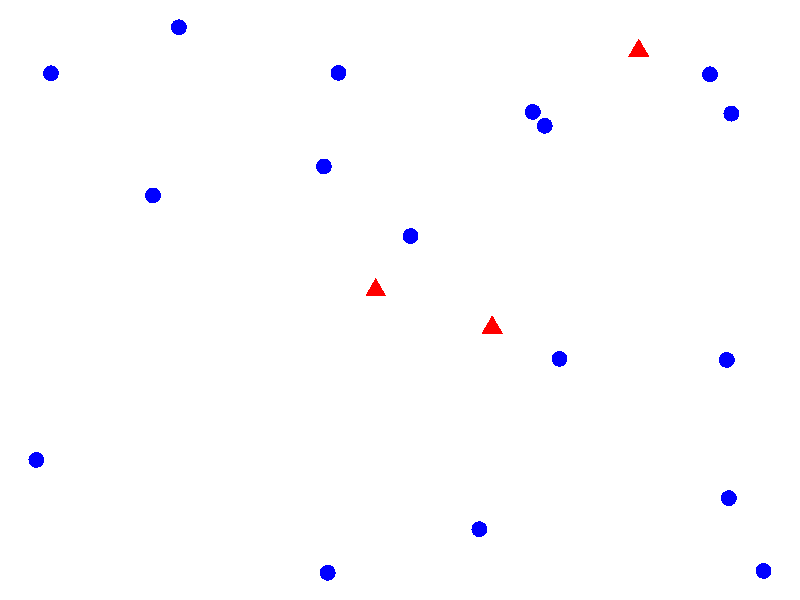
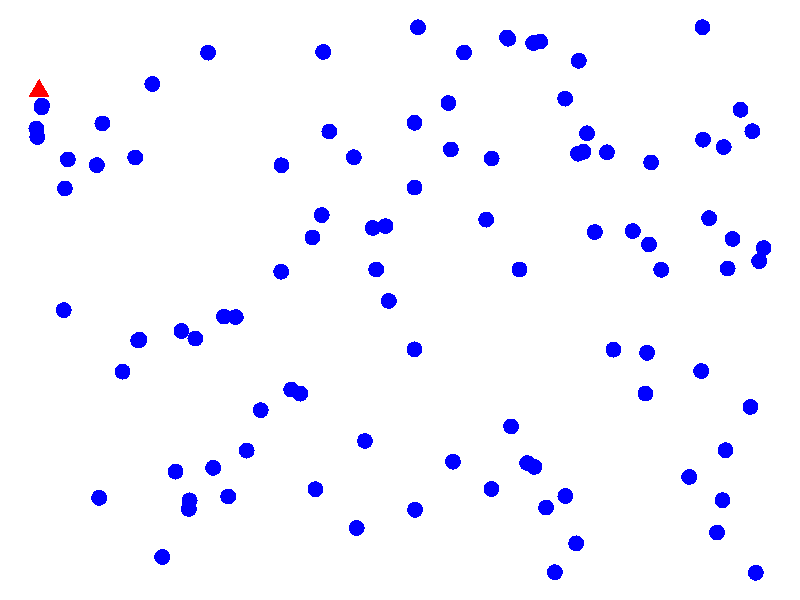
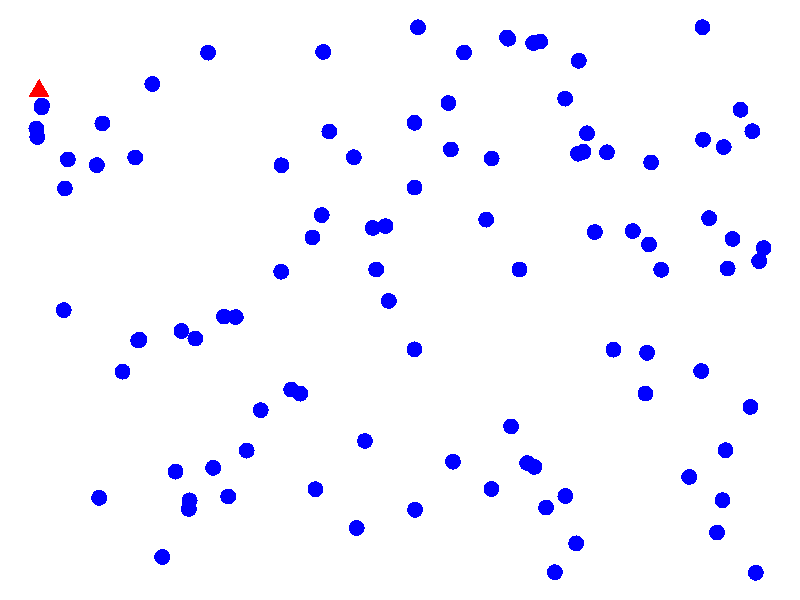
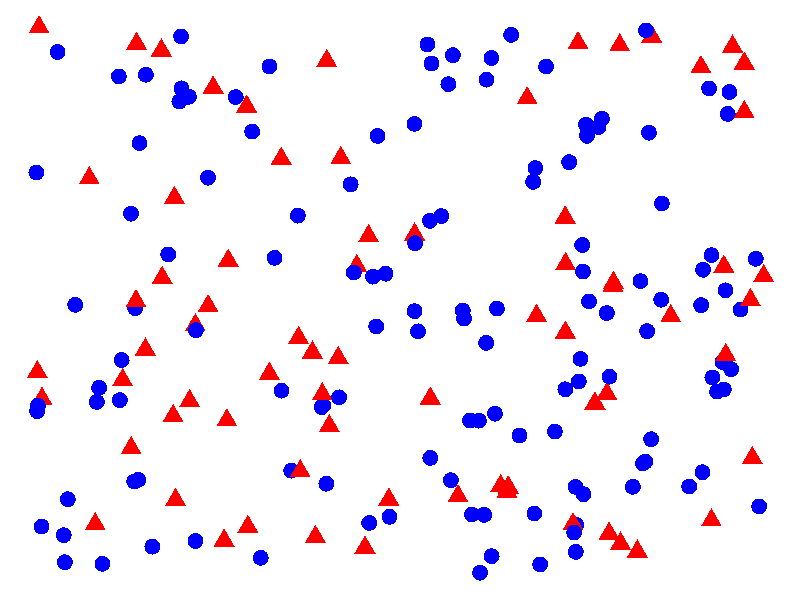
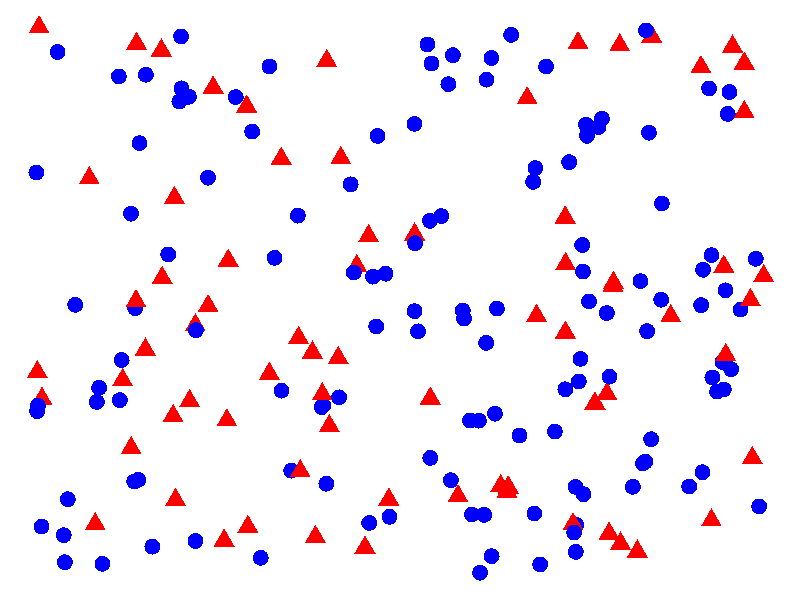
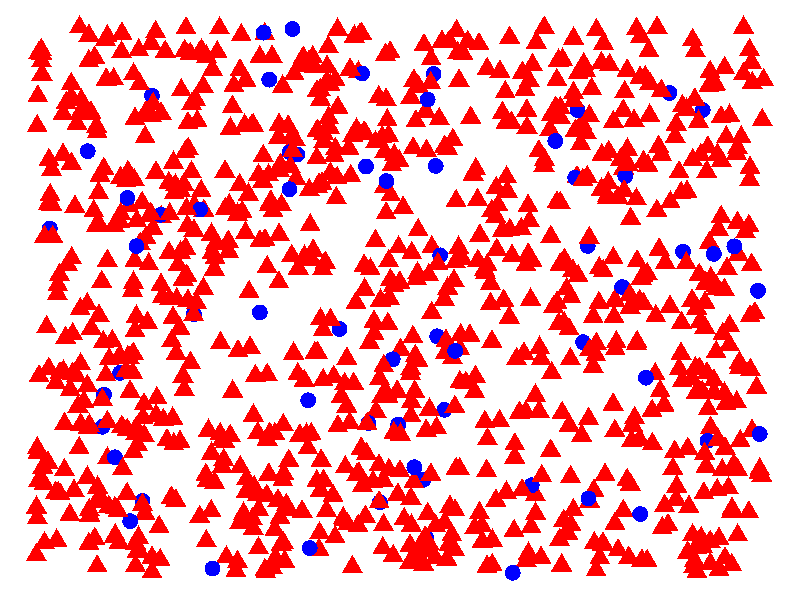
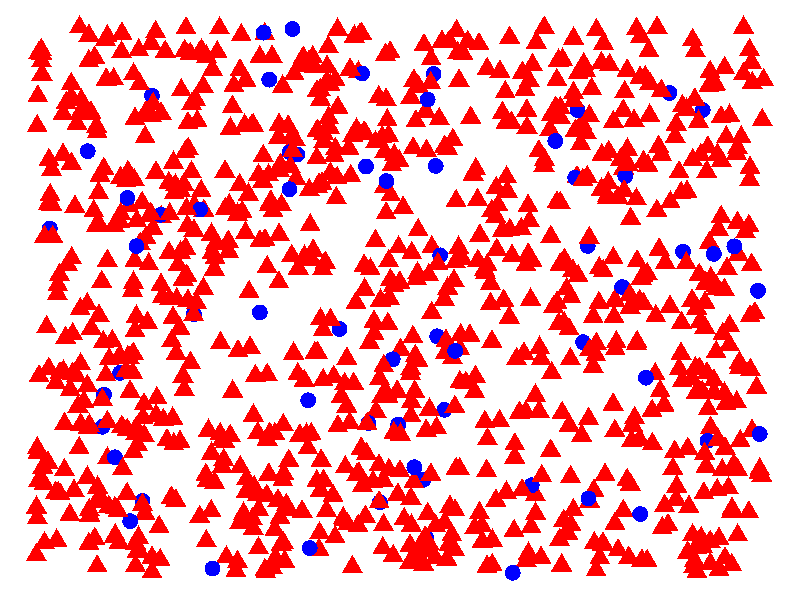
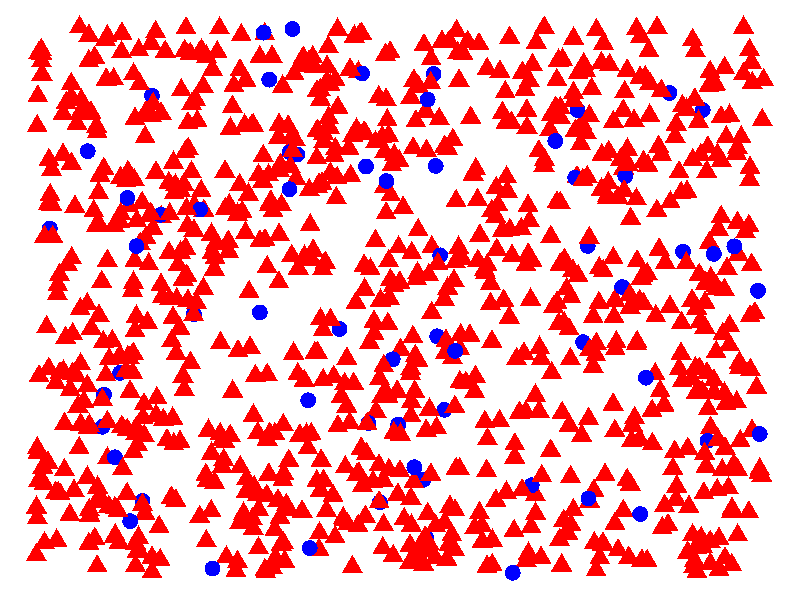

The R script that drew these images, in order:
## ---- chunk 1
library('ggplot2')
library('knitr')
opts_chunk$set(echo = FALSE, warning = FALSE)
## ---- chunk 2

simulate.points = function(n, p, seed = 42){
  set.seed(seed)
  data.frame(
    x = runif(n),
    y = runif(n),
    color = factor(sample(c(0,1), size = n, replace=TRUE, prob = c(1-p, p))))
}
plot.points = function(points, size = 5, random.size = FALSE){
  
  if(random.size){
    size = rpois(nrow(points), 7)
  } 
  points$size = size

  p = ggplot(points) + 
    geom_point(aes(x=x, y=y, color = color, shape= color, size = size)) + 
    theme_void() + 
    scale_color_manual(guide = 'none', values = c('blue', 'red')) + 
    scale_shape_discrete(guide = 'none') + 
    scale_size_identity(guide='none')
  return(p)
}
# simulate 
points = simulate.points(20, 0.1)
## ---- chunk 3
# simulate 
plot.points(points)
## ---- chunk 4
points = simulate.points(100, 0.01) 
plot.points(points)
## ---- chunk 5
plot.points(points)
## ---- chunk 6
points = simulate.points(200, 0.42)
plot.points(points)
## ---- chunk 7
plot.points(points)
## ---- chunk 8
points = simulate.points(1000, 0.94)
plot.points(points)
## ---- chunk 9
plot.points(points)
## ---- chunk 10
points = simulate.points(1000, 0.94)
plot.points(points)
## ---- chunk 11
plot.points(points)
## ---- chunk 12
points = simulate.points(50, 0.1)
p = plot.points(points,random.size = TRUE)
p
## ---- chunk 13
p
## ---- chunk 14
supp = seq(1,7, length.out = 100)

ex = (seq(1, 7, length.out = 100)^1.25*sin(seq(1, 7, length.out = 100)*1.5) -
  (seq(1,7,length.out = 100)-1)^1.05*2) * .1 + 3

plot(supp, ex, xaxt = "n", yaxt = "n", xlab = "Zeit", ylab = "Tonhöhe",
    bty = "l", mgp=c(1,1,0), type = "l", lwd = 2, xlim = c(1,7), ylim = c(0,3.5))

## ---- chunk 15
plot(c(1,10),c(-25,2), col = "white", xaxt = "n", yaxt = "n", xlab = "Zeit", ylab = "Tonhöhe",
    bty = "l", mgp=c(1,1,0))
## ---- chunk 16
supp = seq(-4, 4, length.out = 100)
st.norm.dens = dnorm(supp)
plot(supp,st.norm.dens, col = "black", xaxt = "n", yaxt = "n", xlab = "Zeit", ylab = "Tonhöhe",
    bty = "l", mgp=c(1,1,0), lwd = 2, type = "l")
## ---- chunk 17
plot(c(1,10),c(-25,2), col = "white", xaxt = "n", yaxt = "n", xlab = "Zeit", ylab = "Tonhöhe",
    bty = "l", mgp=c(1,1,0))
## ---- chunk 18
supp = seq(0, 8, length.out = 100)
gamma.dens = dgamma(supp, 2, 1)
plot(supp,gamma.dens, col = "black", xaxt = "n", yaxt = "n", xlab = "Zeit", ylab = "Tonhöhe",
    bty = "l", mgp=c(1,1,0), lwd = 2, type = "l")
## ---- chunk 19
plot(c(1,10),c(-25,2), col = "white", xaxt = "n", yaxt = "n", xlab = "Zeit", ylab = "Tonhöhe",
    bty = "l", mgp=c(1,1,0))
## ---- chunk 20
supp = seq(0.1, 8, length.out = 100)
step.const = function(x) {
  if(x>0 & x <= 2) {
    1
  } else if( x >2 & x <= 4) {
    2 
  } else if(x>4 & x  <= 6) {
    3
  } else {
    1.75
  }
}

step.const = sapply(supp, step.const)

ind <- which(supp <= 2)
plot(supp[ind], step.const[ind], col = "black", xaxt = "n", yaxt = "n", 
     xlab = "Zeit", ylab = "Tonhöhe",
    bty = "l", mgp=c(1,1,0), lwd = 2, type = "l", xlim = c(0,8), ylim = c(0, 4))
ind <- which(supp>2 & supp <= 4)
points(supp[ind], step.const[ind], col = "black", lwd = 2, type = "l")
ind <- which(supp>4 & supp <= 6)
points(supp[ind], step.const[ind], col = "black", lwd = 2, type = "l")
ind <- which(supp>6 & supp <= 8)
points(supp[ind], step.const[ind], col = "black", lwd = 2, type = "l")
## ---- chunk 21
plot(c(1,10),c(-25,2), col = "white", xaxt = "n", yaxt = "n", xlab = "Zeit", ylab = "Tonhöhe",
    bty = "l", mgp=c(1,1,0))
## ---- chunk 22
supp = seq(0,2*pi, length.out = 200)

sine.fun =  sin(4*supp)

plot(supp, sine.fun, col = "black", xaxt = "n", yaxt = "n", xlab = "Zeit", 
     ylab = "Tonhöhe", bty = "l", mgp=c(1,1,0), lwd = 2, type = "l", xlim = c(0,2*pi))
## ---- chunk 23
plot(c(1,10),c(-25,2), col = "white", xaxt = "n", yaxt = "n", xlab = "Zeit", ylab = "Tonhöhe",
    bty = "l", mgp=c(1,1,0))
## ---- chunk 24
lmu.func <- function(x) {
  if (x>=0 & x <= .25) {
    1-4*x
  } else if (x>.25 & x <= 1.25) {
    0
  } else if (x>1.25 & x <=1.75) {
    2*(x-1.25)
  } else if (x>1.75 & x <= 2.25) {
    1-2*(x-1.75)
  } else if (x>2.25 & x <= 2.75) {
    2*(x-2.25)
  } else if (x>2.75 & x <= 3.25) {
    1-2*(x-2.75)
  } else {
    (x - 4)^2 / .5625
  }
}

supp = seq(0, 4.75, length.out = 500)

lmu = sapply(supp, lmu.func)

ind <- which(supp <= 3.25)
plot(supp[ind], lmu[ind], col = "black", xaxt = "n", yaxt = "n", xlab = "Zeit", ylab = "Tonhöhe",
    bty = "l", mgp=c(1,1,0), lwd = 2, type = "l", xlim = c(0,4.75))
points(supp[-ind], lmu[-ind], col = "black", lwd = 2, type = "l")
## ---- chunk 25
set.seed(42)
get.max.game.numbers = function(maxim, min=0, n=5, sort.numbers=FALSE){
   numbers = sample(min:maxim, size=n, replace=FALSE)
   if(sort.numbers){
     numbers = sort(numbers)
   }
   numbers
}
maxim = 15
numbers =get.max.game.numbers(maxim)
## ---- chunk 26
maxim = 60 
numbers =get.max.game.numbers(maxim)
## ---- chunk 27
maxim = 2017
numbers =get.max.game.numbers(maxim)
## ---- chunk 28
maxim = 5000000L
numbers =get.max.game.numbers(maxim)
